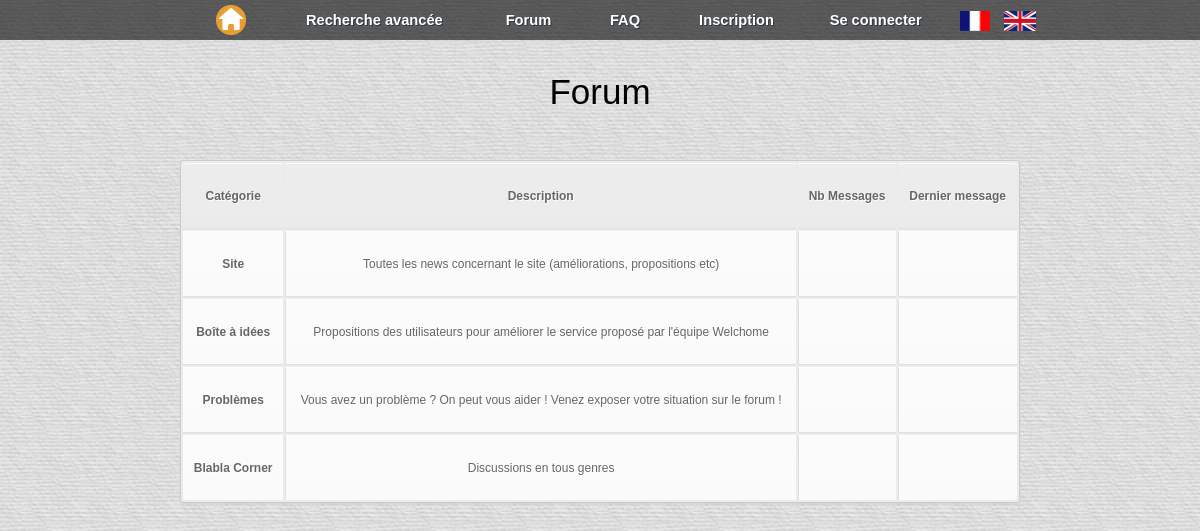
Page /fichiers_php/forum.php on the earlier database version.
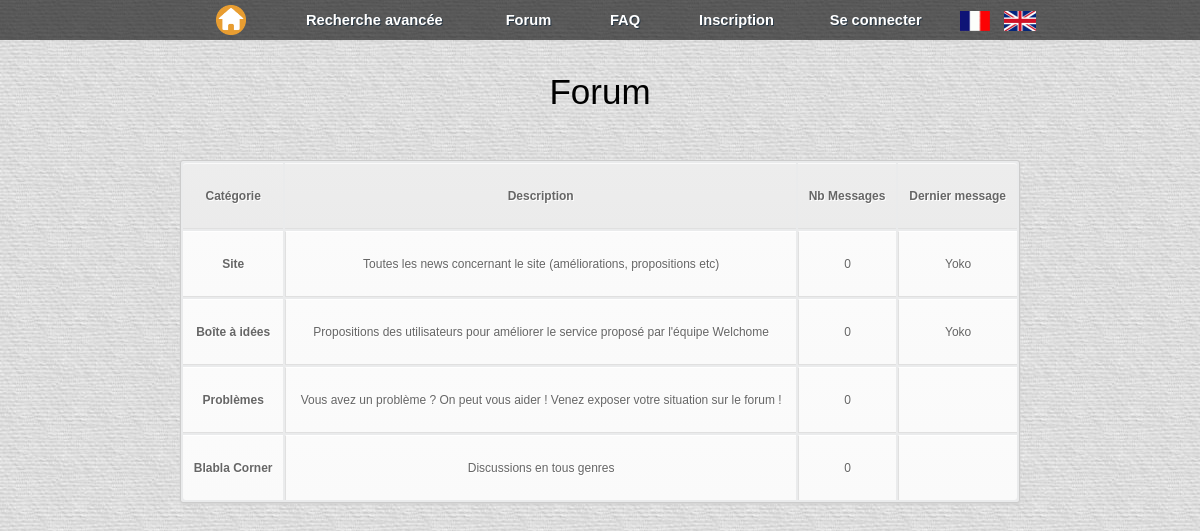
Same page on the later database version.
### tables this page shows
CREATE TABLE IF NOT EXISTS `forum_forum` (
  `id_cat` int(11) NOT NULL AUTO_INCREMENT,
  `nom_cat` varchar(255) NOT NULL,
  `description` text NOT NULL,
  `nb_message` int(11) NOT NULL,
  `last_message` text,
  PRIMARY KEY (`id_cat`)
);

CREATE TABLE IF NOT EXISTS `users` (
  `id_users` int(255) NOT NULL AUTO_INCREMENT,
  `username` varchar(255) NOT NULL,
  `nom_user` varchar(200) NOT NULL,
  `prenom_user` varchar(200) NOT NULL,
  `description_users` text NOT NULL,
  `preference_echange` text NOT NULL,
  `password` varchar(255) NOT NULL,
  `email` varchar(255) NOT NULL,
  `rights` varchar(255) NOT NULL,
  `signup_date` date NOT NULL,
  `avatar` text NOT NULL,
  `sexe` text,
  `tel` text,
  `situation` text,
  `profession` text,
  `description` text,
  PRIMARY KEY (`id_users`)
);

### fichiers_php/forum.php (the view, shortened to what this page needs)
<html>
<head>
    <link rel="stylesheet" href="../style.css" />
</head>
<body class="forum_messagerie">
<header>
    <?php include("menus.php"); ?>
</header>
<div class="superglobal">
    <div class="global">
        <div class="forum_title"><h7><?php echo forum ?></h7></div>
        <table class="tableau_forum_accueil0">
            <tr>
                <th><?php echo categorie; ?></th>
                <th><?php echo description; ?></th>
                <th><?php echo nbmessages; ?></th>
                <th><?php echo lastmessage; ?></th>
            </tr>
            <?php
            $req = $bdd -> query("SELECT * FROM forum_forum");
            $nb = $req -> rowCount();
            if ($nb == 0) {echo "PROBLEME" ;}
            else {
                for ($i=0 ; $i < $nb ; $i++) {
                    $cat = $req -> fetch();
                    $last = $bdd -> prepare("SELECT * FROM users WHERE id_users=?");
                    $last -> execute(array($cat[4]));
                    $lastf = $last -> fetch();
                    ?>
                    <tr>
                        <td><a href="site.php?id_cat=<?php echo $cat[0]?>"><?php echo $cat[1];?></a></td>
                        <td><?php echo $cat[2];?></td>
                        <td><?php echo $cat[3];?></td>
                        <td><?php echo ''.$lastf[1].'';?></td>
                    </tr>
                    <?php
                }
            }
            ?>
        </table>
    </div>
</div>
</body>
</html>

### fichiers_php/menus.php (shortened to what this page needs)
<div class="menu_respo">
    <nav class="clearfix">
		<ul class="clearfix">
            <li><a class="lienaccueil" href="index.php"><img class="accueil" src="../images_diverses/icon.png" /></a></li>
			<li class="recherche_avancee"><a href="recherche_avancee.php"><?php echo rechercheavancee ?></a></li>
			<li><a href="forum.php" class="btn_FORUM"><?php echo forum ?></a></li>
            <?php
				include("connexion_inscription_deconnexion_menu.php");
			?>
			<li><a class="liendrapeau" href="?lang=fr"><img class="drapeau" src="../multilingue/drapeaufr.png" /></a></li>
			<li><a class="liendrapeau" href="?lang=en"><img class="drapeau" src="../multilingue/drapeauen.png" /></a></li>
		</ul>
	</nav>
</div>

### fichiers_php/connexion_inscription_deconnexion_menu.php (shortened to what this page needs)
<?php
	include('config.php');
	if(isset($_SESSION['username']))
	{
        $req = $bdd -> prepare("SELECT id_logement FROM logement WHERE id_users=?");
        $req -> execute(array($_SESSION['userid']));
        $id_log = $req -> fetch();
?>
        <li><a href="profil.php?id_logement=<?php echo $id_log[0]; ?>&id_users=<?php echo $_SESSION['userid']; ?>" class="btn_PROFIL"><?php echo profil; ?></a></li>
        <?php echo check_new_msg() ?>
		<li><a href="connexion.php"><?php echo disconnect ?></a></li>
<?php
	}
	else
	{
?>
        <li><a href="#" class="btn_FAQ"><?php echo faq;?></a></li>
        <li><a href="sign_up.php"><?php echo register; ?></a></li>
	<li><a href="connexion.php" class="btn_SECONNECTER"><?php echo connect;?></a></li>
<?php
	}
?>

### fichiers_css/style_menu.css (style rules this page uses)
.clearfix:before, .clearfix:after { content: " "; display: table; }
body { margin: 0; }
nav { height: 40px; width: 100%; background-color: rgba(0,0,0,0.6); font-size: 11pt; font-family: 'Sinkin', 'PT Sans', Arial, sans-serif; font-weight: bold; position: relative; }
nav ul { text-align: center; margin: 0 auto; height: 40px; }
nav li { display: inline-block; text-align: center; }
nav a { color: #fff; display: inline-block; width: 150px; text-align: center; text-decoration: none; line-height: 40px; text-shadow: 1px 1px 0px #283744; }
nav li a { box-sizing:border-box; -moz-box-sizing:border-box; -webkit-box-sizing:border-box; }
nav li:last-child a { border-right: 0; }
.recherche_avancee { width:200px; }
.btn_FAQ { width: 75px; padding-left: 10px; }
.btn_FORUM { width: 100px; }
.btn_SECONNECTER { width: 120px; }
@media only screen and (min-width : 949px) { .accueil { height: 30px; position: fixed; } }
@media only screen and (min-width : 949px) { .lienaccueil { width: 40px; cursor: pointer; height: 20px; padding-right: 50px; } }
@media only screen and (min-width : 949px) { .drapeau { height: 20px; position: fixed; } }
@media only screen and (min-width : 949px) { .liendrapeau { width: 40px; cursor: pointer; height: 14px; } }

### fichiers_css/style_accueil.css (style rules this page uses)
.menu_respo { position: fixed; top: 0px; z-index: 100000; width: 100%; }
body { margin: 0px; background-color: rgb(248,248,248); }

### fichiers_css/footer.css (style rules this page uses)
.superglobal { min-height: 100%; }
.global { position: relative; min-height: 100%; margin: 0 auto; }

### fichiers_css/messagerie.css (style rules this page uses)
table a:link { color: #666; font-weight: bold; text-decoration:none; }
table { font-family:Arial, Helvetica, sans-serif; color:#666; font-size:12px; text-shadow: 1px 1px 0px #fff; background:#eaebec; border:#ccc 1px solid; -moz-border-radius:3px; -webkit-border-radius:3px; border-radius:3px; -moz-box-shadow: 0 1px 2px #d1d1d1; -webkit-box-shadow: 0 1px 2px #d1d1d1; box-shadow: 0 1px 2px #d1d1d1; }
table th { padding-top: 25px; padding-bottom: 25px; padding-left: 10px; padding-right: 10px; border-top:1px solid #fafafa; border-bottom:1px solid #e0e0e0; background: #ededed; background: -webkit-gradient(linear, left top, left bottom, from(#ededed), to(#ebebeb)); background: -moz-linear-gradient(top, #ededed, #ebebeb); }
table tr:first-child th:first-child { -moz-border-radius-topleft:3px; -webkit-border-top-left-radius:3px; border-top-left-radius:3px; }
table tr:first-child th:last-child { -moz-border-radius-topright:3px; -webkit-border-top-right-radius:3px; border-top-right-radius:3px; }
table tr { text-align: center; padding-left:20px; }
table td:first-child { border-left: 0; }
table td { padding-top: 25px; padding-bottom: 25px; padding-left: 10px; padding-right: 10px; border-top: 1px solid #ffffff; border-bottom:1px solid #e0e0e0; border-left: 1px solid #e0e0e0; background: #fafafa; background: -webkit-gradient(linear, left top, left bottom, from(#fbfbfb), to(#fafafa)); background: -moz-linear-gradient(top, #fbfbfb, #fafafa); }
table tr:last-child td { border-bottom:0; }
table tr:last-child td:first-child { -moz-border-radius-bottomleft:3px; -webkit-border-bottom-left-radius:3px; border-bottom-left-radius:3px; }
table tr:last-child td:last-child { -moz-border-radius-bottomright:3px; -webkit-border-bottom-right-radius:3px; border-bottom-right-radius:3px; }

### fichiers_css/forum.css (style rules this page uses)
.forum_messagerie { background-image: url("../images_diverses/texture_forum_white.jpg"); }
.forum_title { padding-top: 6%; text-align: center; font-size: 35px; font-family: century, arial,sans-serif; }
.tableau_forum_accueil0 { text-align: center; margin-left: auto; margin-right: auto; margin-top: 4%; width: 70%; }

Differences in the rows shown:
changed forum_forum "Site": nb_message (not shown) → "0"; users.username (not shown) → "Yoko"
changed forum_forum "Boîte à idées": nb_message (not shown) → "0"; users.username (not shown) → "Yoko"
changed forum_forum "Problèmes": nb_message (not shown) → "0"
changed forum_forum "Blabla Corner": nb_message (not shown) → "0"
